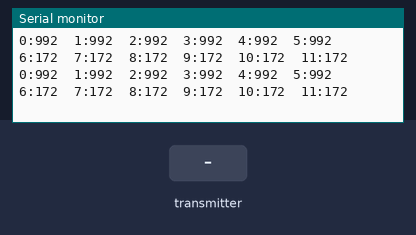
A sketch run on a simulated Arduino Mega 2560, built with avr-gcc and run on an emulated ATmega2560. Parts: the last lines printed to the serial monitor. The inputs (shaded band) are chosen by the test bench.

Above: at 1.2 s.
1.3 s: the transmitter starts sending ch.0 = 1811
At 1.9 s:
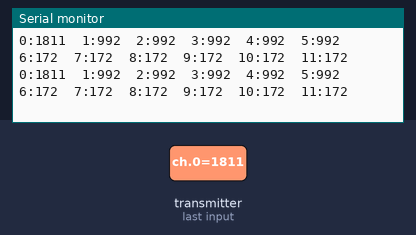
4.3 s: the transmitter starts sending ch.1 = 172
At 5.2 s:
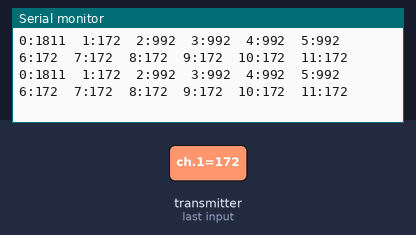
5.8 s: the transmitter starts sending ch.0 = 172
At 6.3 s:
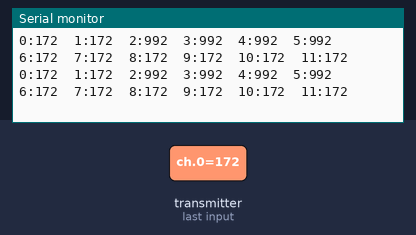
8.8 s: the transmitter starts sending ch.2 = 172
At 9.3 s:
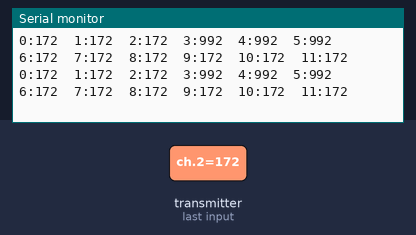
10.3 s: the transmitter starts sending ch.3 = 172
At 11.0 s:
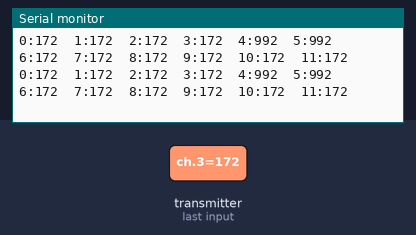
Timing chart, 0 to 12.8 s (numbered marks = the images above; inputs shaded):
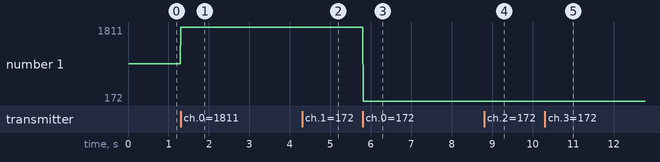

The sketch:

sbus_arduino.ino
```cpp
#include "sbus.h"

/* SBUS object, reading SBUS */
bfs::SbusRx sbus_rx(&Serial1);
bfs::SbusData data;
String channels = "";
void setup() {
  Serial.begin(115200);
  sbus_rx.Begin();

}

void loop() {
  channels = "";
  if (sbus_rx.Read()) {
    data = sbus_rx.data();
    for (int8_t i = 0; i < 12; i++) {
      Serial.print(i);
      Serial.print(":");
      Serial.print(data.ch[i]);
      Serial.print("\t");
    }
    Serial.println(channels);
  }

}

/*x1 -> 0
  y1 -> 1
  y2 -> 2
  x2 -> 3
  E  -> 4
  y3 -> 5
  x3 -> 6
  F  -> 7
  A  -> 8
  B  -> 9
  C  -> 10
  D  -> 11
*/
```

Measured:
- after the input at 1.3 s, the serial monitor: prints a new line at once (image 1)
- after the input at 4.3 s, the serial monitor: prints a new line at once (image 2)
- after the input at 5.8 s, the serial monitor: prints a new line at once (image 3)
- after the input at 8.8 s, the serial monitor: prints a new line at once (image 4)
- after the input at 10.3 s, the serial monitor: prints a new line at once (image 5)
- plotted number 1: 992 → 1811 after the input at 1.3 s
